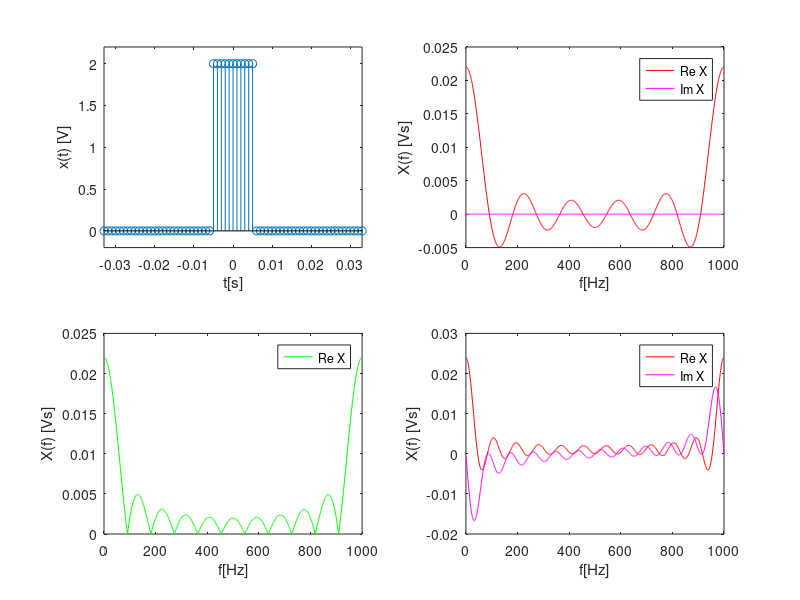

MATLAB code to generate this figure:
clear all, clf;
T = 1e-3 % s
N = 1000
N1 = 11
A = 2 % V

t = (-N/2:N/2-1)*T
T1 = N1*T
x = A*(abs(t) < T1/2)

subplot(2,2,1)
stem(t,x)
xlabel('t[s]')
ylabel('x(t) [V]')
axis([-3*T1, 3*T1, -0.1*A,1.1*A])

Fp = 1/T
F = Fp/N
f = (0:N-1)*F
x1 = [x(N/2+1:N), x(1:N/2)]
X = T * fft(x1)
subplot(2,2,2)
plot(f, real(X), 'r', f, imag(X), 'm')
xlabel('f[Hz]')
ylabel('X(f) [Vs]')
legend('Re X', 'Im X')
%axis([0, 10, -0.025, 0.025])

subplot(2,2,3)
plot( f, abs(X), 'g')
xlabel('f[Hz]')
ylabel('X(f) [Vs]')
legend('Re X', 'Im X')

df = 1 % Hz
fa = 0:df:Fp
Xa = A*T*(exp(-i*2*pi*fa*T*(N1+1))-1) ./ (exp(-i*2*pi*fa*T)-1) %./ fa la divisione punto a punto
subplot(2,2,4)
plot(fa, real(Xa), 'r', fa, imag(Xa), 'm')
xlabel('f[Hz]')
ylabel('X(f) [Vs]')
legend('Re X', 'Im X')